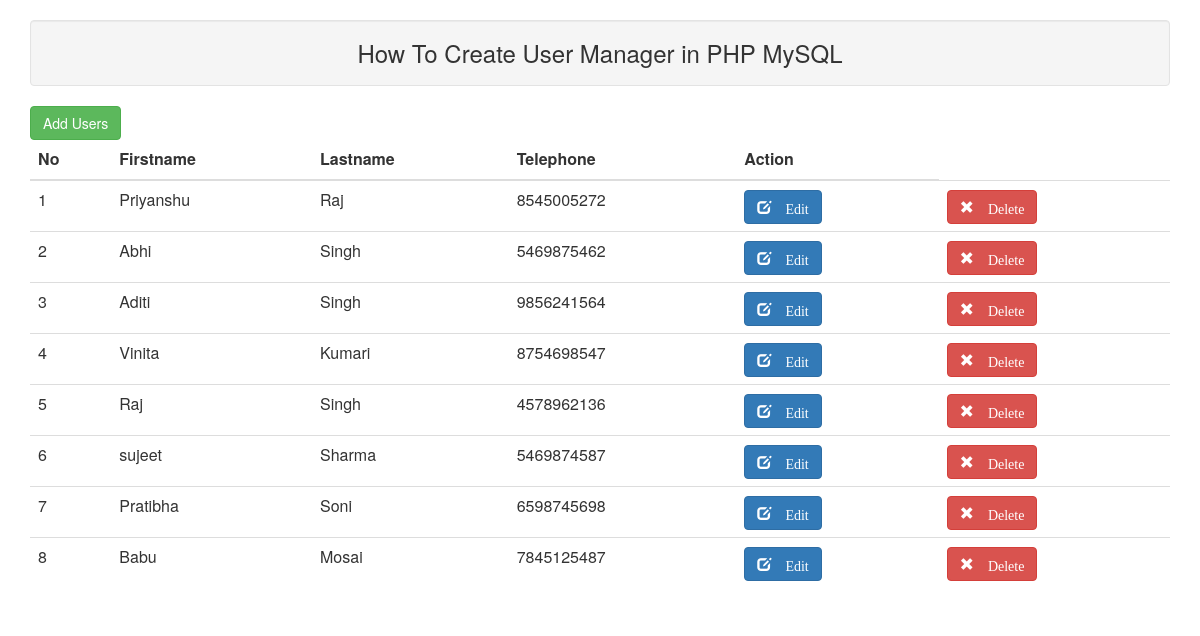
The page / on the database its author committed.
### tables this page shows
CREATE TABLE `tasks` (
  `id` int(12) NOT NULL,
  `firstname` text NOT NULL,
  `lastname` text NOT NULL,
  `phone` varchar(15) NOT NULL
);

### lib/Database.php (called while the page is built, shortened)
<?php
class Database {
  public $host = DB_HOST;
  public $user = DB_USER;
  public $pass = DB_PASS;
  public $dbname = DB_NAME;
  public $link;
  private function connectDB(){
    $this->link = new mysqli($this->host, $this->user, $this->pass, $this->dbname);
  }
  public function Select($query){
    $result = $this->link->query($query) or die($this->link->error. __LINE__);
    if($result->num_rows > 0){
      return $result;
    }else{
      return false;
    }
  }
}

### index.php (the view, shortened to what this page needs)
<?php
include_once('./lib/Database.php');
include_once('./inc/header.php');
?>
<?php
    $db = new Database();
    $query = "SELECT * FROM tasks";
    $read = $db->Select($query);
?>
<div class="container">
<h3 class="well text-center">How To Create User Manager in PHP MySQL</h3>
<table class="table">
    <thead class="thead">
        <tr>
            <th>No</th>
            <th>Firstname</th>
            <th>Lastname</th>
            <th>Telephone</th>
            <th>Action</th>
        </tr>
    </thead>
    <tbody>
        <?php $i = 1; ?>
        <?php if($read) { ?>
            <?php while($row = $read->fetch_assoc()) { ?>
        <tr>
            <td><?php echo $i++; ?></td>
            <td><?php echo $row['firstname']; ?></td>
            <td><?php echo $row['lastname'];?></td>
            <td><?php echo $row['phone']; ?></td>
            <td><a href="update.php?id=<?php echo $row['id']; ?>" class="glyphicon glyphicon-edit btn btn-primary"> Edit</a></td>
            <td><a href="delete.php?id=<?php echo $row['id']; ?>"  class="glyphicon glyphicon-remove btn btn-danger"> Delete</a></td>
    </tr>
            <?php } ?>
            <?php }else{ echo "DATA NOT FOUND"; } ?>
    </tbody>
    <span><a href="create.php" class="btn btn-success">Add Users</a></span>
</table>
</div>

### inc/header.php (shortened to what this page needs)
<html>
    <head>
        <link rel="stylesheet" href="./assets/css/bootstrap.css">
        <link rel="stylesheet" href="./assets/css/bootstrap.min.css">
    </head>
    <body>
    </body>
</html>

### rows shown on the page
tasks: firstname "Priyanshu", lastname "Raj", phone "8545005272"
tasks: firstname "Abhi", lastname "Singh", phone "5469875462"
tasks: firstname "Aditi", lastname "Singh", phone "9856241564"
tasks: firstname "Vinita", lastname "Kumari", phone "8754698547"
tasks: firstname "Raj", lastname "Singh", phone "4578962136"
tasks: firstname "sujeet", lastname "Sharma", phone "5469874587"
tasks: firstname "Pratibha", lastname "Soni", phone "6598745698"
tasks: firstname "Babu", lastname "Mosai", phone "7845125487"
